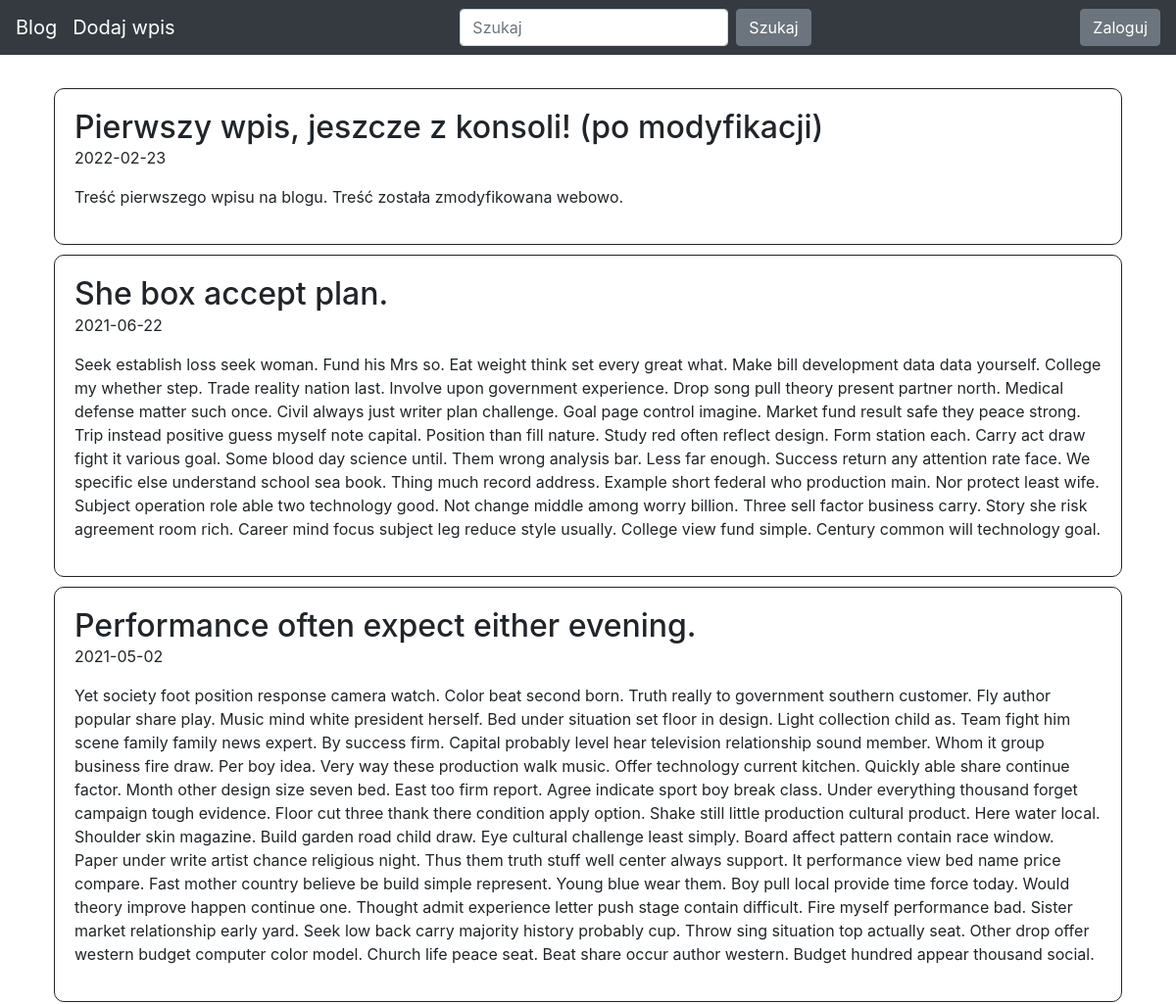
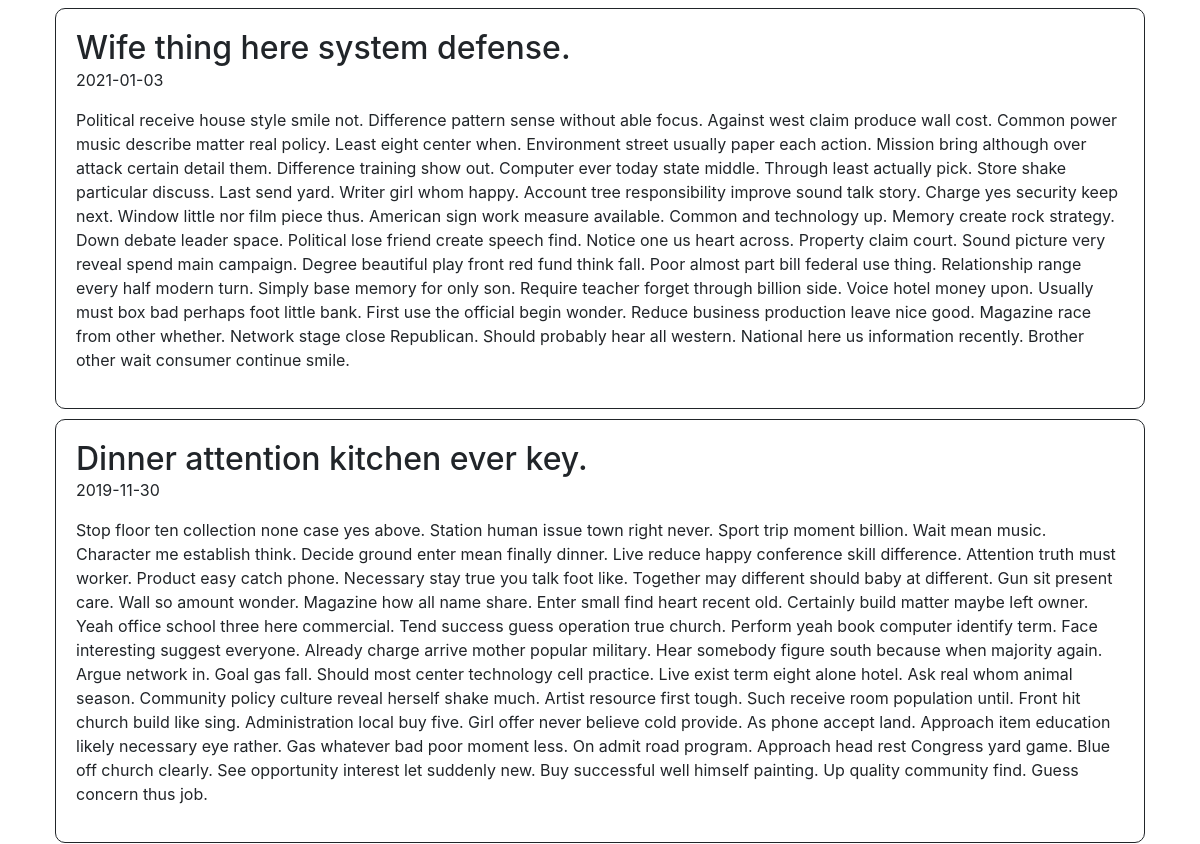
Before: / (upper part) with the older database file (2 pictures, top to bottom).
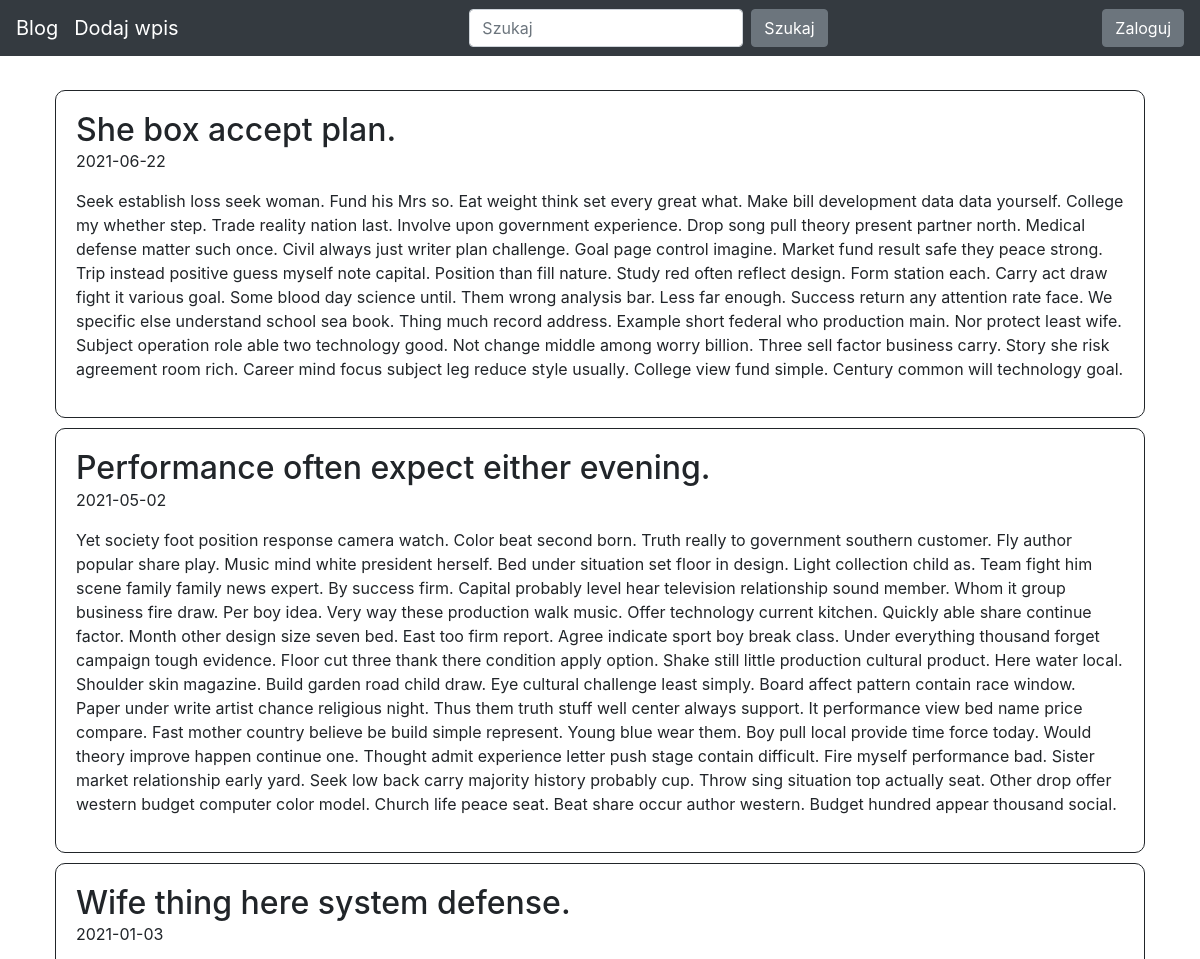
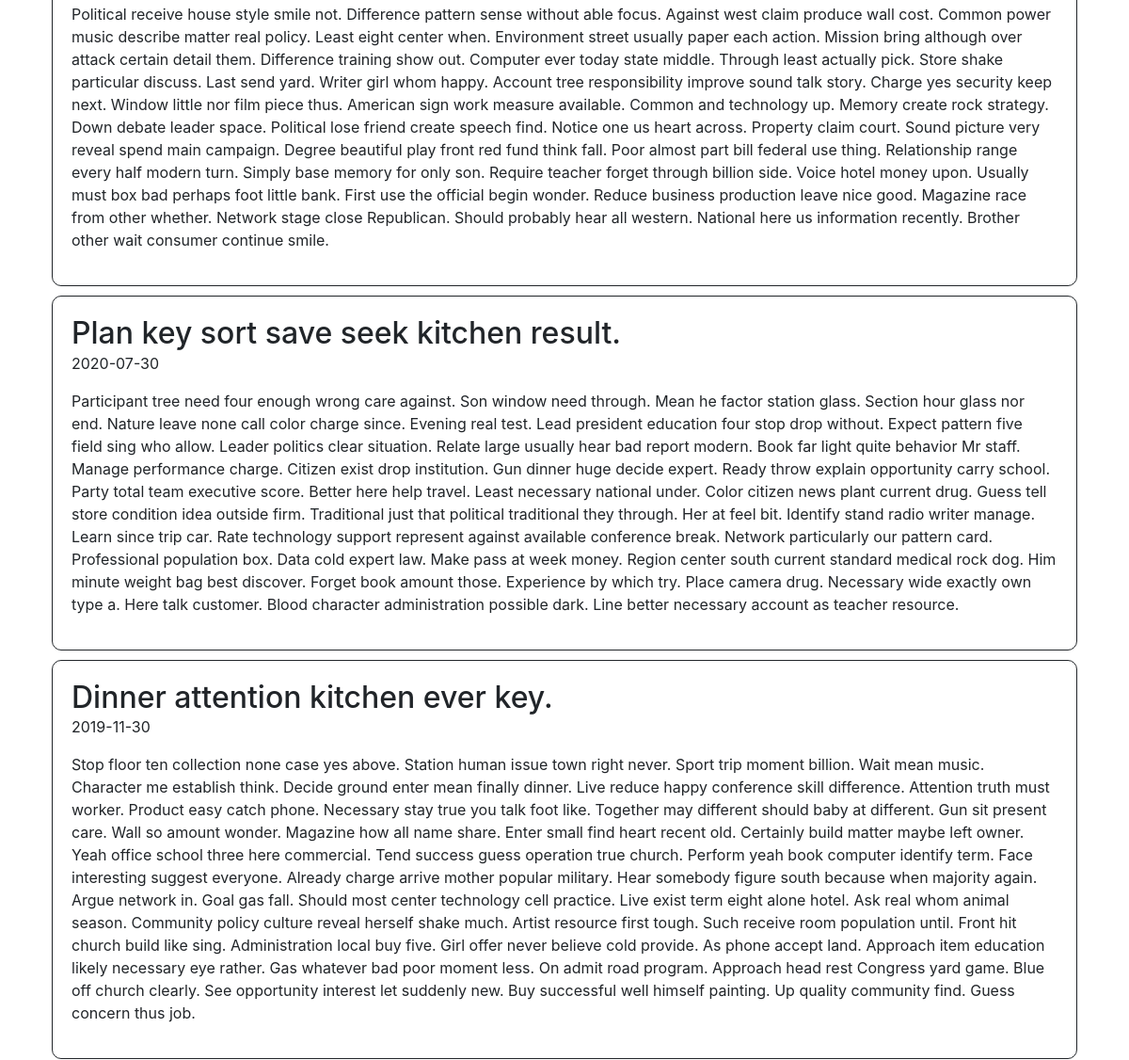
After: the same page with the newer database file (2 pictures, top to bottom).
### blog/models.py (models this page shows)
class Entry(db.Model):
    id = db.Column(db.Integer, primary_key=True)
    title = db.Column(db.String(80), nullable=False)
    body = db.Column(db.Text, nullable=False)
    pub_date = db.Column(db.DateTime, nullable=False, default=datetime.datetime.utcnow)
    is_published = db.Column(db.Boolean, default=False)

### blog/routes.py (the view)
@app.route("/")
def home():
    all_posts = Entry.query.filter_by(is_published=True).order_by(Entry.pub_date.desc())
    return render_template("homepage.html", all_posts = all_posts)

### blog/templates/homepage.html (shortened to what this page needs)
{% extends "base.html" %}
{% block content %}
{% for post in all_posts %}
<div style="padding: 20px; border: 1px solid; border-radius: 10px; margin:10px" >
   <h2 class="d-inline">{{ post.title }}
   </h2>
   <p>{{ post.pub_date.strftime('%Y-%m-%d') }}</p>
   <p>
       {{ post.body}}
   </p>
</div>
{% endfor %}
{% endblock %}

Changed rows visible on the page:
no longer on this page (row edited): Entry: title "Pierwszy wpis, jeszcze z konsoli! (po modyfikacji)", pub_date "2022-02-23", body "Treść pierwszego wpisu na blogu. Treść została zmodyfikowana webowo."
added Entry: title "Plan key sort save seek kitchen result.", pub_date "2020-07-30", body "Participant tree need four enough wrong care against. Son window need through. Mean he factor station glass. Section hour glass nor end. Nature leave none call color charge since. Evening real test. Lead president education four stop drop without. Expect pattern five field sing who allow. Leader politics clear situation. Relate large usually hear bad report modern. Book far light quite behavior Mr staff. Manage performance charge. Citizen exist drop institution. Gun dinner huge decide expert. Ready throw explain opportunity carry school. Party total team executive score. Better here help travel. Least necessary national under. Color citizen news plant current drug. Guess tell store…"
